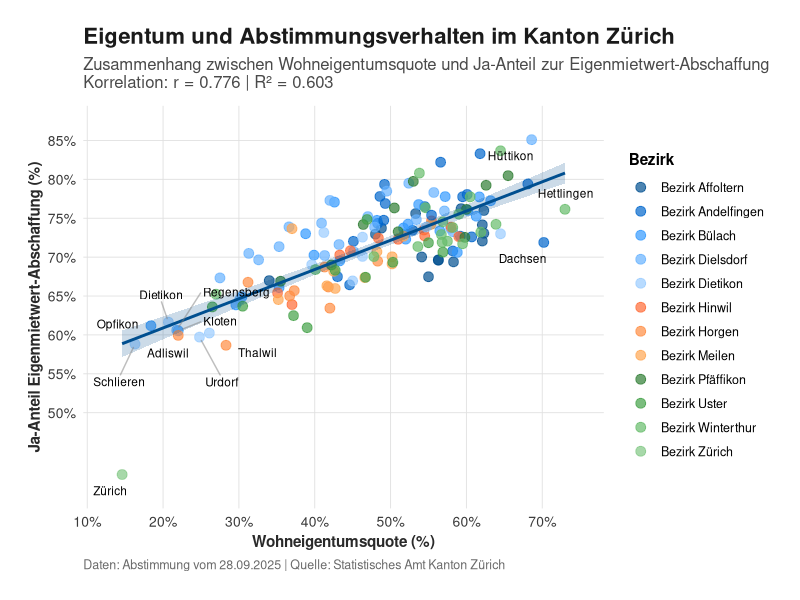
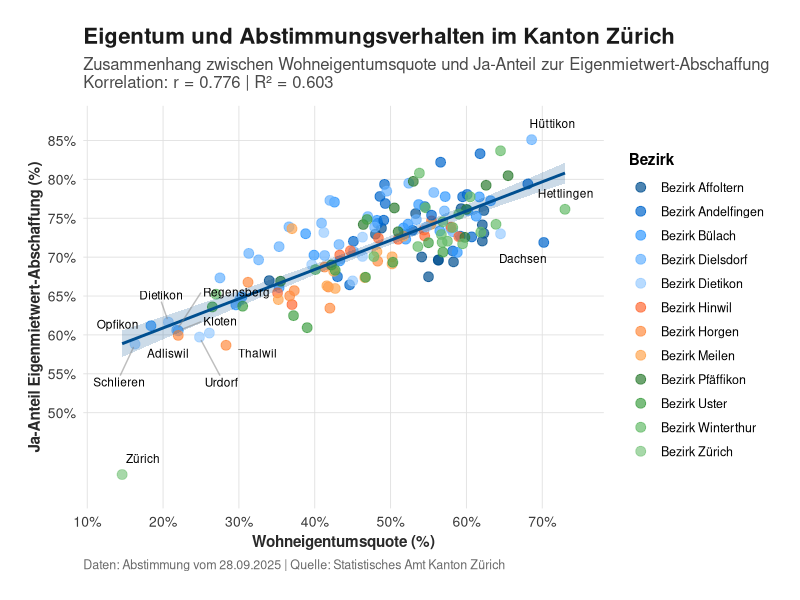
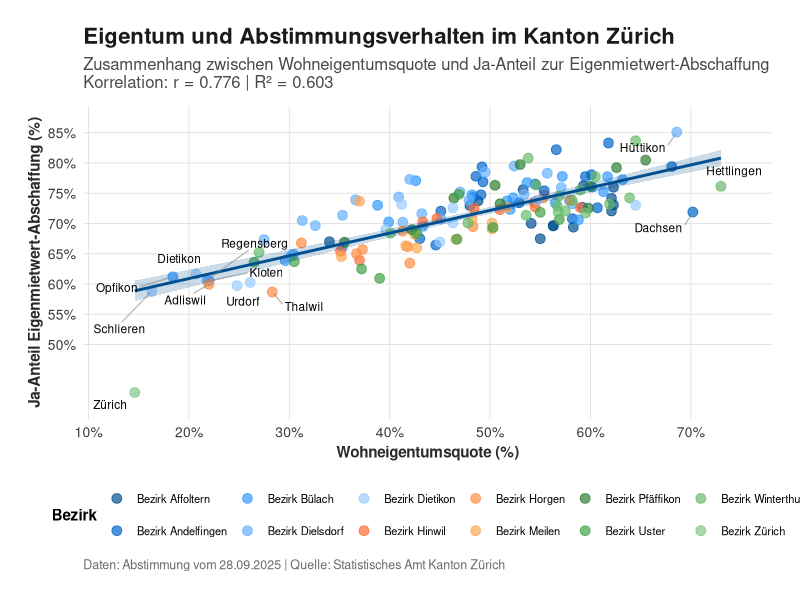

The R source for these figures, in order:
library(ggplot2)
library(dplyr)
library(readr)
library(scales)
library(ggrepel)

# Daten einlesen
data <- read_csv("merged_election_ownership.csv")

# Daten filtern - nur Gemeinden mit vollständigen Daten
data_clean <- data %>%
  filter(!is.na(Ja_Prozent_Eigenmietwert_EM) & !is.na(Eigentumsobjekte_Prozent))

# Korrelation berechnen
correlation <- cor(data_clean$Eigentumsobjekte_Prozent, 
                   data_clean$Ja_Prozent_Eigenmietwert_EM, 
                   use = "complete.obs")

# Lineare Regression für R²
model <- lm(Ja_Prozent_Eigenmietwert_EM ~ Eigentumsobjekte_Prozent, data = data_clean)
r_squared <- summary(model)$r.squared

# Hauptplot erstellen
p <- ggplot(data_clean, aes(x = Eigentumsobjekte_Prozent, y = Ja_Prozent_Eigenmietwert_EM)) +
  # Punkte mit Bezirk-Färbung
  geom_point(aes(color = Bezirk), size = 3, alpha = 0.7) +
  
  # Regressionslinie mit Konfidenzintervall
  geom_smooth(method = "lm", se = TRUE, color = "#004F90", fill = "#004F90", alpha = 0.2) +
  
  # Labels für einige interessante Gemeinden
  geom_text_repel(
    data = data_clean %>% 
      filter(Eigentumsobjekte_Prozent > 70 | 
             Eigentumsobjekte_Prozent < 25 |
             Ja_Prozent_Eigenmietwert_EM > 85 |
             Ja_Prozent_Eigenmietwert_EM < 60),
    aes(label = GEBIET_NAME),
    size = 3,
    box.padding = 0.5,
    point.padding = 0.3,
    segment.color = "grey50",
    segment.alpha = 0.5,
    max.overlaps = 15
  ) +
  
  # Achsenbeschriftungen
  labs(
    title = "Eigentum und Abstimmungsverhalten im Kanton Zürich",
    subtitle = paste0("Zusammenhang zwischen Wohneigentumsquote und Ja-Anteil zur Eigenmietwert-Abschaffung\n",
                      "Korrelation: r = ", round(correlation, 3), " | R² = ", round(r_squared, 3)),
    x = "Wohneigentumsquote (%)",
    y = "Ja-Anteil Eigenmietwert-Abschaffung (%)",
    color = "Bezirk",
    caption = "Daten: Abstimmung vom 28.09.2025 | Quelle: Statistisches Amt Kanton Zürich"
  ) +
  
  # Theme anpassen für LinkedIn
  theme_minimal(base_size = 12) +
  theme(
    plot.title = element_text(size = 16, face = "bold", color = "#1a1a1a"),
    plot.subtitle = element_text(size = 12, color = "#4a4a4a", margin = margin(b = 10)),
    plot.caption = element_text(size = 9, color = "#6a6a6a", hjust = 0),
    axis.title = element_text(size = 11, face = "bold", color = "#2a2a2a"),
    axis.text = element_text(size = 10, color = "#3a3a3a"),
    legend.title = element_text(size = 11, face = "bold"),
    legend.text = element_text(size = 9),
    legend.position = "right",
    panel.grid.minor = element_blank(),
    panel.grid.major = element_line(color = "#e0e0e0", size = 0.3),
    plot.background = element_rect(fill = "white", color = NA),
    panel.background = element_rect(fill = "white", color = NA),
    plot.margin = margin(20, 20, 20, 20)
  ) +
  
  # Achsen formatieren
  scale_x_continuous(
    breaks = seq(10, 80, by = 10),
    labels = function(x) paste0(x, "%"),
    limits = c(min(data_clean$Eigentumsobjekte_Prozent) - 2, 
               max(data_clean$Eigentumsobjekte_Prozent) + 2)
  ) +
  scale_y_continuous(
    breaks = seq(50, 90, by = 5),
    labels = function(x) paste0(x, "%"),
    limits = c(min(data_clean$Ja_Prozent_Eigenmietwert_EM) - 2, 
               max(data_clean$Ja_Prozent_Eigenmietwert_EM) + 2)
  ) +
  
  # Farbpalette für Bezirke
  scale_color_manual(values = c(
    "#004F90", "#0066CC", "#3399FF", "#66B2FF", 
    "#99CCFF", "#FF6B35", "#FF8C42", "#FFA652",
    "#2E7D32", "#43A047", "#66BB6A", "#81C784"
  ))

# Plot speichern in hoher Qualität für LinkedIn (1200x675 px ist optimal für LinkedIn)
ggsave("LinkedIn_Eigenmietwert_Grafik.png", 
       plot = p, 
       width = 12, 
       height = 6.75, 
       dpi = 150,
       bg = "white")

# Zusätzlich eine quadratische Version für Instagram/andere Plattformen
p_square <- p + 
  theme(legend.position = "bottom",
        legend.box = "horizontal",
        legend.text = element_text(size = 8)) +
  guides(color = guide_legend(nrow = 2))

ggsave("LinkedIn_Eigenmietwert_Grafik_square.png", 
       plot = p_square, 
       width = 8, 
       height = 8, 
       dpi = 150,
       bg = "white")

# Statistiken ausgeben
cat("\n=== STATISTISCHE ZUSAMMENFASSUNG ===\n")
cat("Anzahl Gemeinden:", nrow(data_clean), "\n")
cat("Korrelation (Pearson):", round(correlation, 4), "\n")
cat("R²:", round(r_squared, 4), "\n")
cat("Steigung:", round(coef(model)[2], 4), "\n")
cat("p-Wert:", format.pval(summary(model)$coefficients[2,4], digits = 4), "\n\n")

# Top 5 Gemeinden mit höchster Eigentumsquote
cat("Top 5 Gemeinden mit höchster Eigentumsquote:\n")
data_clean %>%
  arrange(desc(Eigentumsobjekte_Prozent)) %>%
  head(5) %>%
  select(GEBIET_NAME, Eigentumsobjekte_Prozent, Ja_Prozent_Eigenmietwert_EM) %>%
  print()

cat("\n")

# Top 5 Gemeinden mit niedrigster Eigentumsquote
cat("Top 5 Gemeinden mit niedrigster Eigentumsquote:\n")
data_clean %>%
  arrange(Eigentumsobjekte_Prozent) %>%
  head(5) %>%
  select(GEBIET_NAME, Eigentumsobjekte_Prozent, Ja_Prozent_Eigenmietwert_EM) %>%
  print()

print(p)
